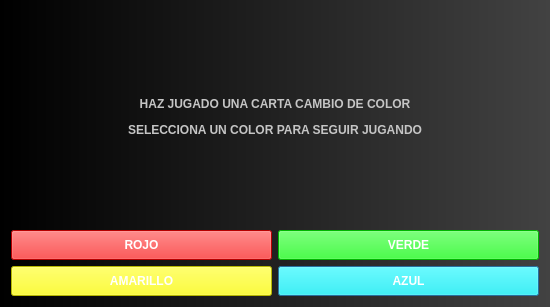
<?xml version="1.0" encoding="UTF-8"?>
<ui version="4.0">
 <class>dialog_cambio_color</class>
 <widget class="QDialog" name="dialog_cambio_color">
  <property name="geometry">
   <rect>
    <x>0</x>
    <y>0</y>
    <width>550</width>
    <height>307</height>
   </rect>
  </property>
  <property name="windowTitle">
   <string>Cambio Color</string>
  </property>
  <property name="windowIcon">
   <iconset>
    <normaloff>sprites/Logo_1.png</normaloff>sprites/Logo_1.png</iconset>
  </property>
  <property name="styleSheet">
   <string notr="true">QDialog#dialog_cambio_color{
background-color: qlineargradient(spread:pad, x1:0, y1:0, x2:1, y2:0, stop:0 rgba(0, 0, 0, 255), stop:1 rgba(66, 66, 66, 255));

}</string>
  </property>
  <layout class="QVBoxLayout" name="verticalLayout_2">
   <item>
    <layout class="QVBoxLayout" name="verticalLayout">
     <item>
      <widget class="QLabel" name="l_texto">
       <property name="styleSheet">
        <string notr="true">QLabel#l_texto{
	color : rgb(197, 197, 197);
	
	font: 75 11pt &quot;Comic Sans MS&quot;;
	font-weight : Bold;

}</string>
       </property>
       <property name="text">
        <string>&lt;html&gt;&lt;head/&gt;&lt;body&gt;&lt;p&gt;HAZ JUGADO UNA CARTA CAMBIO DE COLOR&lt;/p&gt;&lt;p&gt;SELECCIONA UN COLOR PARA SEGUIR JUGANDO&lt;/p&gt;&lt;/body&gt;&lt;/html&gt;</string>
       </property>
       <property name="alignment">
        <set>Qt::AlignCenter</set>
       </property>
      </widget>
     </item>
     <item>
      <layout class="QGridLayout" name="gridLayout">
       <item row="1" column="1">
        <widget class="QPushButton" name="pb_azul">
         <property name="minimumSize">
          <size>
           <width>0</width>
           <height>30</height>
          </size>
         </property>
         <property name="styleSheet">
          <string notr="true">QPushButton#pb_azul{	

	font: 75 11pt &quot;Comic Sans MS&quot;;
	font-weight : Bold;
	
	
	color:  rgb(255, 255, 255);
	
	background-color:   rgb(0, 255, 255);

}</string>
         </property>
         <property name="text">
          <string>AZUL</string>
         </property>
        </widget>
       </item>
       <item row="0" column="0">
        <widget class="QPushButton" name="pb_rojo">
         <property name="minimumSize">
          <size>
           <width>25</width>
           <height>30</height>
          </size>
         </property>
         <property name="styleSheet">
          <string notr="true">QPushButton#pb_rojo{
	font: 75 11pt &quot;Comic Sans MS&quot;;
	font-weight : Bold;
	
	color: rgb(255, 255, 255);
	
	background-color: rgb(255, 0, 0);

}</string>
         </property>
         <property name="text">
          <string>ROJO</string>
         </property>
        </widget>
       </item>
       <item row="0" column="1">
        <widget class="QPushButton" name="pb_verde">
         <property name="minimumSize">
          <size>
           <width>0</width>
           <height>30</height>
          </size>
         </property>
         <property name="styleSheet">
          <string notr="true">QPushButton#pb_verde{	

	font: 75 11pt &quot;Comic Sans MS&quot;;
	font-weight : Bold;
	
	color: rgb(255, 255, 255);
	
	background-color: rgb(0, 255, 0);

}</string>
         </property>
         <property name="text">
          <string>VERDE</string>
         </property>
        </widget>
       </item>
       <item row="1" column="0">
        <widget class="QPushButton" name="pb_amarillo">
         <property name="minimumSize">
          <size>
           <width>0</width>
           <height>30</height>
          </size>
         </property>
         <property name="styleSheet">
          <string notr="true">QPushButton#pb_amarillo{	

	font: 75 11pt &quot;Comic Sans MS&quot;;
	font-weight : Bold;
	
	color: rgb(255, 255, 255);
	
	
	background-color: rgb(255, 255, 0);

}</string>
         </property>
         <property name="text">
          <string>AMARILLO</string>
         </property>
        </widget>
       </item>
      </layout>
     </item>
    </layout>
   </item>
  </layout>
 </widget>
 <resources/>
 <connections>
  <connection>
   <sender>pb_rojo</sender>
   <signal>clicked()</signal>
   <receiver>dialog_cambio_color</receiver>
   <slot>color_rojo()</slot>
   <hints>
    <hint type="sourcelabel">
     <x>141</x>
     <y>196</y>
    </hint>
    <hint type="destinationlabel">
     <x>274</x>
     <y>153</y>
    </hint>
   </hints>
  </connection>
  <connection>
   <sender>pb_verde</sender>
   <signal>clicked()</signal>
   <receiver>dialog_cambio_color</receiver>
   <slot>color_verde()</slot>
   <hints>
    <hint type="sourcelabel">
     <x>408</x>
     <y>196</y>
    </hint>
    <hint type="destinationlabel">
     <x>274</x>
     <y>153</y>
    </hint>
   </hints>
  </connection>
  <connection>
   <sender>pb_amarillo</sender>
   <signal>clicked()</signal>
   <receiver>dialog_cambio_color</receiver>
   <slot>color_amarillo()</slot>
   <hints>
    <hint type="sourcelabel">
     <x>141</x>
     <y>256</y>
    </hint>
    <hint type="destinationlabel">
     <x>274</x>
     <y>153</y>
    </hint>
   </hints>
  </connection>
  <connection>
   <sender>pb_azul</sender>
   <signal>clicked()</signal>
   <receiver>dialog_cambio_color</receiver>
   <slot>color_azul()</slot>
   <hints>
    <hint type="sourcelabel">
     <x>408</x>
     <y>256</y>
    </hint>
    <hint type="destinationlabel">
     <x>274</x>
     <y>153</y>
    </hint>
   </hints>
  </connection>
 </connections>
 <slots>
  <slot>color_rojo()</slot>
  <slot>color_verde()</slot>
  <slot>color_amarillo()</slot>
  <slot>color_azul()</slot>
 </slots>
</ui>
